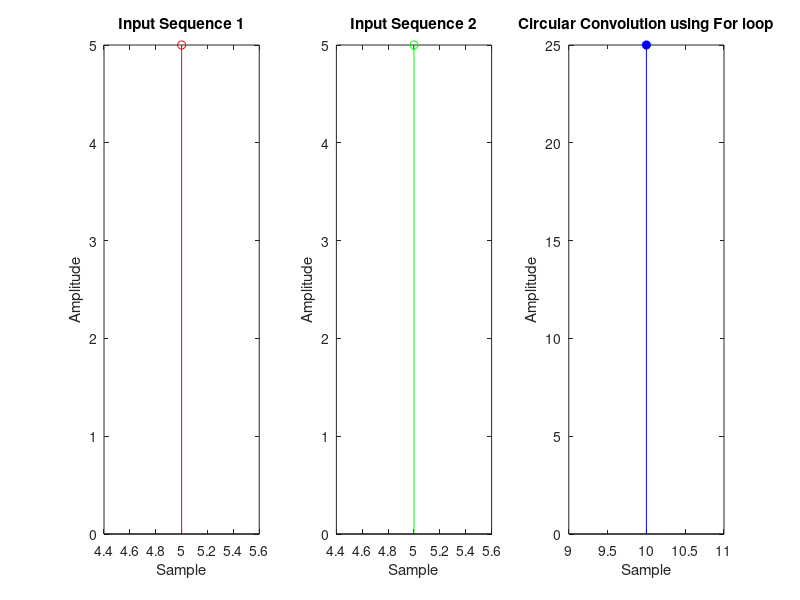

MATLAB code for this plot:
clc;
close all;

x = input('Enter the input Sequence 1 : ');
spx = input('Enter the starting point of sequence 1 : ');
lx = length(x);
subplot(1,3,1);
stem(spx:spx+lx-1,x,'r');
xlabel('Sample');
ylabel('Amplitude');
title('Input Sequence 1');

h = input('Enter the input Sequence 2 : ');
sph = input('Enter the starting point of sequence 2 : ');
lh = length(h);
subplot(1,3,2);
stem(sph:sph+lh-1,h,'g');
xlabel('Sample');
ylabel('Amplitude');
title('Input Sequence 2');

ly = lx+lh-1;

X = [x,zeros(1,(ly-lx))];
H = [h,zeros(1,(ly-lh))];

circfft = ifft(fft(X).*fft(H));

subplot(1,3,3);
stem(spx+sph:spx+sph+ly-1,circfft,'fill','b');
xlabel('Sample');
ylabel('Amplitude');
title('Circular Convolution using For loop');
